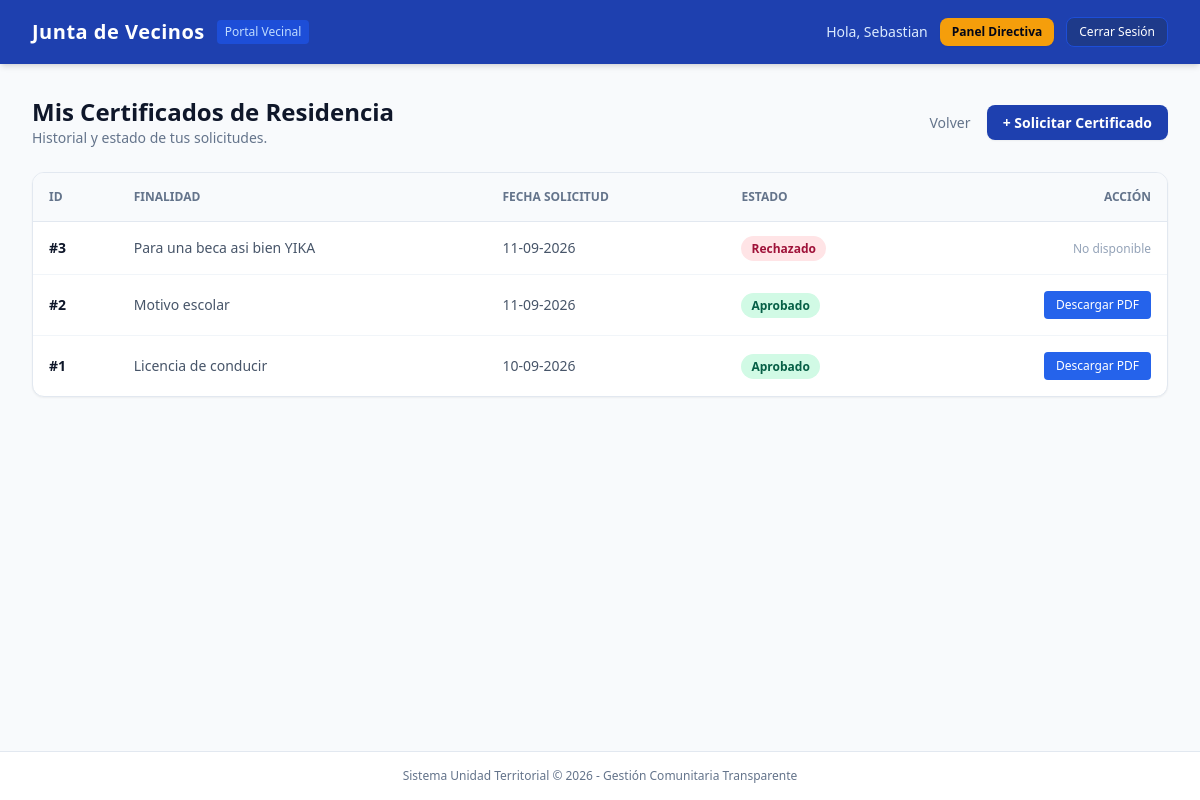
Page /mis-certificados/ (signed in) on the committed database.
### residents/models.py (models this page shows, shortened)
class Resident(AbstractUser):
    class RoleChoices(models.TextChoices):
        VECINO = 'VECINO', 'Vecino'
        DIRECTIVA = 'DIRECTIVA', 'Directiva'
        ADMIN = 'ADMIN', 'Administrador'
    class StatusChoices(models.TextChoices):
        PENDIENTE = 'PENDIENTE', 'Pendiente de Validación'
        ACTIVO = 'ACTIVO', 'Activo'
        RECHAZADO = 'RECHAZADO', 'Rechazado'
    rut = models.CharField(max_length=12, unique=True, verbose_name="RUT")
    phone = models.CharField(max_length=15, blank=True, null=True, verbose_name="Teléfono")
    address = models.CharField(max_length=255, verbose_name="Dirección / Pasaje")
    birth_date = models.DateField(blank=True, null=True, verbose_name="Fecha de Nacimiento")
    role = models.CharField(max_length=15, choices=RoleChoices.choices, default=RoleChoices.VECINO)
    status = models.CharField(max_length=15, choices=StatusChoices.choices, default=StatusChoices.PENDIENTE)
    USERNAME_FIELD = 'rut'
    REQUIRED_FIELDS = ['username', 'email', 'first_name', 'last_name']
    class Meta:
        verbose_name = "Residente"
        verbose_name_plural = "Residentes"

### certificates/models.py (models this page shows, shortened)
class CertificateRequest(models.Model):
    class StatusChoices(models.TextChoices):
        PENDIENTE = 'PENDIENTE', 'Pendiente de Revisión'
        APROBADO = 'APROBADO', 'Aprobado'
        RECHAZADO = 'RECHAZADO', 'Rechazado'
    verification_code = models.UUIDField(
        default=uuid.uuid4,
        unique=True,
        editable=False,
        verbose_name="Código de Verificación"
    )
    resident = models.ForeignKey(
        settings.AUTH_USER_MODEL,
        on_delete=models.CASCADE,
        related_name='certificates',
        verbose_name="Residente"
    )
    purpose = models.CharField(
        max_length=200,
        verbose_name="Finalidad del Trámite (ej: Licencia de conducir, subsidio)"
    )
    address_proof = models.FileField(
        upload_to='certificates/proofs/%Y/%m/',
        blank=True,
        null=True,
        verbose_name="Comprobante de Domicilio (Opcional)"
    )
    status = models.CharField(
        max_length=15,
        choices=StatusChoices.choices,
        default=StatusChoices.PENDIENTE,
        verbose_name="Estado"
    )
    rejection_reason = models.TextField(
        blank=True,
        null=True,
        verbose_name="Motivo de Rechazo (si aplica)"
    )
    issued_at = models.DateTimeField(
        blank=True,
        null=True,
        verbose_name="Fecha de Emisión"
    )
    created_at = models.DateTimeField(
        auto_now_add=True,
        verbose_name="Fecha de Solicitud"
    )
    updated_at = models.DateTimeField(
        auto_now=True,
        verbose_name="Última Actualización"
    )
    class Meta:
        verbose_name = "Solicitud de Certificado"
        verbose_name_plural = "Solicitudes de Certificados"
        ordering = ['-created_at']

### portal/views.py (the view)
# urls.py: path('mis-certificados/', mis_certificados_view, name='mis_certificados'),
@login_required
def mis_certificados_view(request):
    certificados = CertificateRequest.objects.filter(resident=request.user)
    return render(request, 'portal/mis_certificados.html', {'certificados': certificados})

### templates/portal/mis_certificados.html (shortened to what this page needs)
{% extends 'base/base.html' %}
{% block content %}
<div class="space-y-6">
   <div class="flex justify-between items-center">
    <div>
        <h1 class="text-2xl font-bold text-slate-900">Mis Certificados de Residencia</h1>
        <p class="text-sm text-slate-500">Historial y estado de tus solicitudes.</p>
    </div>
    <div class="space-x-3">
        <a href="{% url 'portal:dashboard' %}" class="text-sm font-medium text-slate-500 hover:text-slate-800">Volver</a>
        <a href="{% url 'certificates:solicitar' %}" class="bg-blue-800 hover:bg-blue-900 text-white text-sm font-semibold px-4 py-2 rounded-lg shadow-sm transition">
            + Solicitar Certificado
        </a>
    </div>
</div>
    <div class="bg-white rounded-xl border border-slate-200 shadow-sm overflow-hidden">
        <table class="w-full text-left text-sm text-slate-600">
            <thead class="bg-slate-50 border-b border-slate-200 text-xs font-semibold text-slate-500 uppercase">
                <tr>
                    <th class="p-4">ID</th>
                    <th class="p-4">Finalidad</th>
                    <th class="p-4">Fecha Solicitud</th>
                    <th class="p-4">Estado</th>
                    <th class="p-4 text-right">Acción</th>
                </tr>
            </thead>
            <tbody class="divide-y divide-slate-100">
                {% for cert in certificados %}
                <tr>
                    <td class="p-4 font-bold text-slate-900">#{{ cert.id }}</td>
                    <td class="p-4">{{ cert.purpose }}</td>
                    <td class="p-4">{{ cert.created_at|date:"d-m-Y" }}</td>
                    <td class="p-4">
                        {% if cert.status == 'APROBADO' %}
                            <span class="px-2.5 py-1 text-xs font-semibold bg-emerald-100 text-emerald-800 rounded-full">Aprobado</span>
                        {% elif cert.status == 'RECHAZADO' %}
                            <span class="px-2.5 py-1 text-xs font-semibold bg-rose-100 text-rose-800 rounded-full">Rechazado</span>
                        {% else %}
                            <span class="px-2.5 py-1 text-xs font-semibold bg-amber-100 text-amber-800 rounded-full">Pendiente</span>
                        {% endif %}
                    </td>
                    <td class="p-4 text-right">
                        {% if cert.status == 'APROBADO' %}
                            <a href="{% url 'certificates:download_pdf' cert.id %}" target="_blank" class="inline-block bg-blue-600 hover:bg-blue-700 text-white font-medium text-xs px-3 py-1.5 rounded transition">
                                Descargar PDF
                            </a>
                        {% else %}
                            <span class="text-xs text-slate-400">No disponible</span>
                        {% endif %}
                    </td>
                </tr>
                {% empty %}
                <tr>
                    <td colspan="5" class="p-6 text-center text-slate-400">
                        No has solicitado ningún certificado aún.
                    </td>
                </tr>
                {% endfor %}
            </tbody>
        </table>
    </div>
</div>
{% endblock %}

### templates/base/base.HTML (shortened to what this page needs)
<!DOCTYPE html>
<html lang="es">
<head>
    <script src="https://cdn.tailwindcss.com"></script>
</head>
<body class="bg-slate-50 text-slate-800 flex flex-col min-h-screen">
    <nav class="bg-blue-800 text-white shadow-md">
        <div class="max-w-7xl mx-auto px-4 sm:px-6 lg:px-8">
            <div class="flex justify-between items-center h-16">
                <div class="flex items-center space-x-3">
                    <a href="{% url 'portal:dashboard' %}" class="text-xl font-bold tracking-wide hover:text-blue-100 transition">
                        Junta de Vecinos
                    </a>
                    <span class="text-xs bg-blue-700 px-2 py-1 rounded text-blue-200">Portal Vecinal</span>
                </div>
                <div class="flex items-center space-x-3">
                    {% if user.is_authenticated %}
                        <span class="text-sm font-medium text-blue-100 hidden sm:inline">
                            Hola, {{ user.first_name|default:user.username }}
                        </span>
                        {% if user.is_staff or user.role == 'DIRECTIVA' %}
                            <a href="{% url 'portal:directiva_dashboard' %}" class="text-xs bg-amber-500 hover:bg-amber-600 text-slate-950 font-bold px-3 py-1.5 rounded-lg shadow-sm transition">
                                Panel Directiva
                            </a>
                        {% endif %}
                        <form method="post" action="{% url 'portal:logout' %}" class="inline">
                            <button type="submit" class="text-xs bg-blue-900 hover:bg-blue-950 px-3 py-1.5 rounded-lg transition border border-blue-700">
                                Cerrar Sesión
                            </button>
                        </form>
                    {% else %}
                        <a href="{% url 'portal:login' %}" class="text-sm bg-white text-blue-800 hover:bg-blue-50 font-semibold px-4 py-2 rounded-lg transition shadow-sm">
                            Iniciar Sesión
                        </a>
                    {% endif %}
                </div>
            </div>
        </div>
    </nav>
    <main class="flex-grow max-w-7xl w-full mx-auto px-4 sm:px-6 lg:px-8 py-8">
        {% block content %}{% endblock %}
    </main>
    <footer class="bg-white border-t border-slate-200 py-4 text-center text-xs text-slate-500">
        Sistema Unidad Territorial &copy; {% now "Y" %} - Gestión Comunitaria Transparente
    </footer>
</body>
</html>

### rows in the picture
Resident: first_name "Sebastian"
CertificateRequest: id "3", purpose "Para una beca asi bien YIKA", created_at "11-09-2026", status "Rechazado"
CertificateRequest: id "2", purpose "Motivo escolar", created_at "11-09-2026", status "Aprobado"
CertificateRequest: id "1", purpose "Licencia de conducir", created_at "10-09-2026", status "Aprobado"
